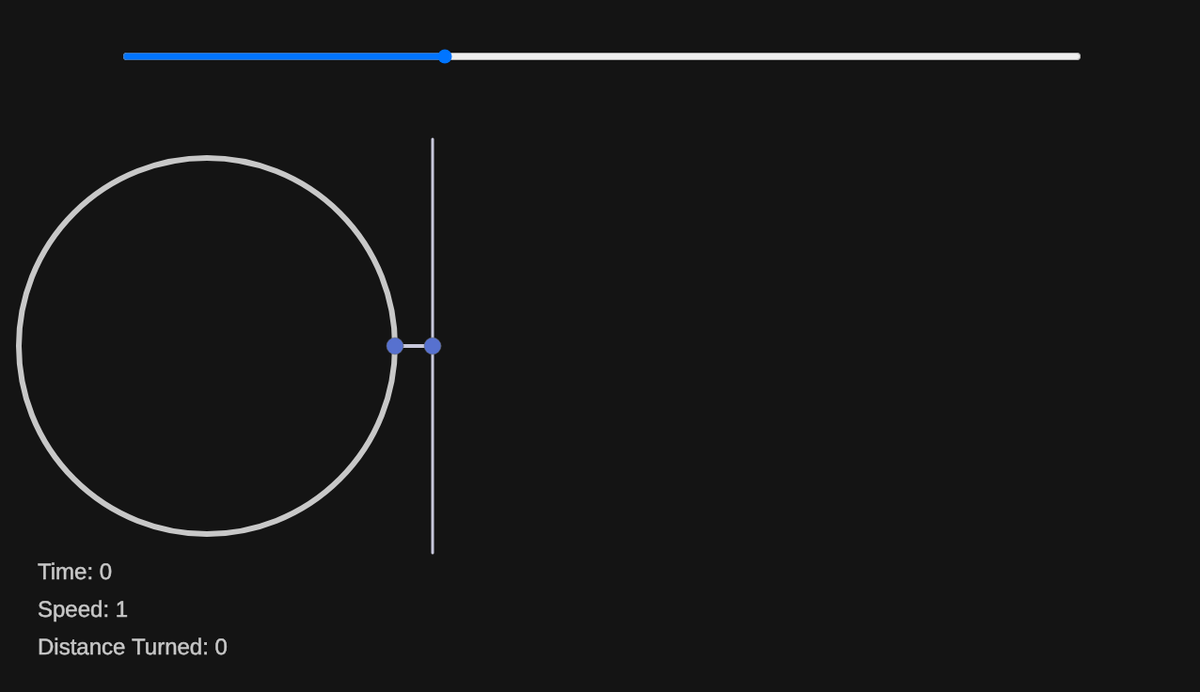
Frame 1 (no input)
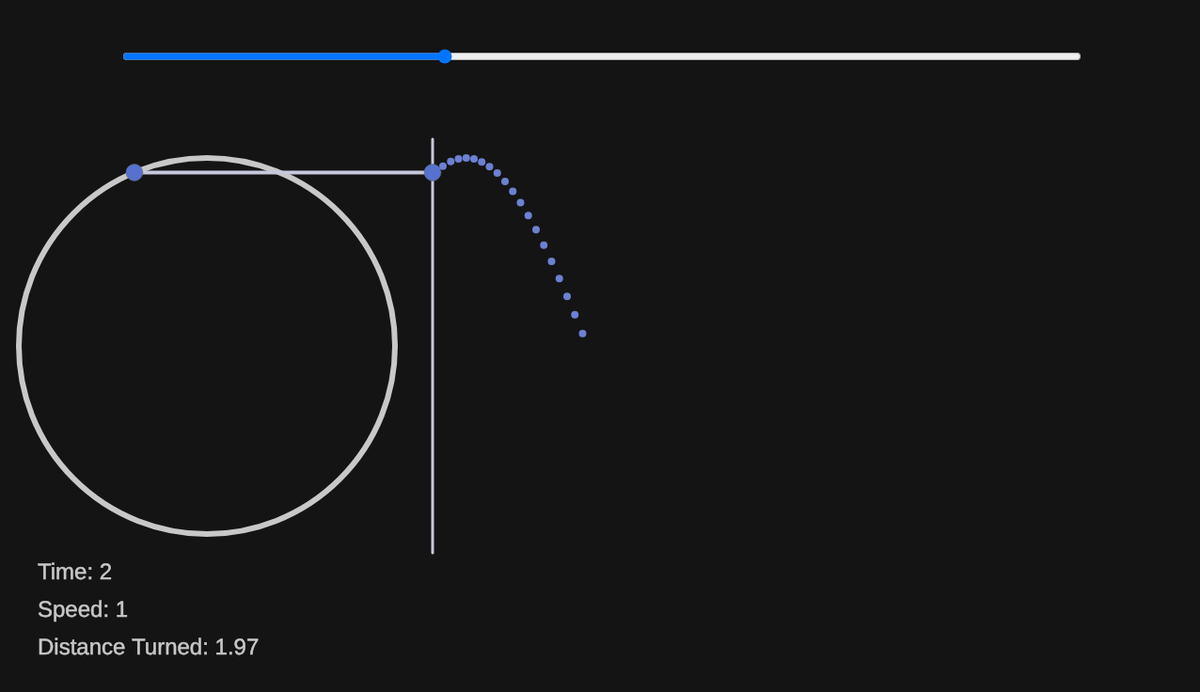
Frame 60 (no input)
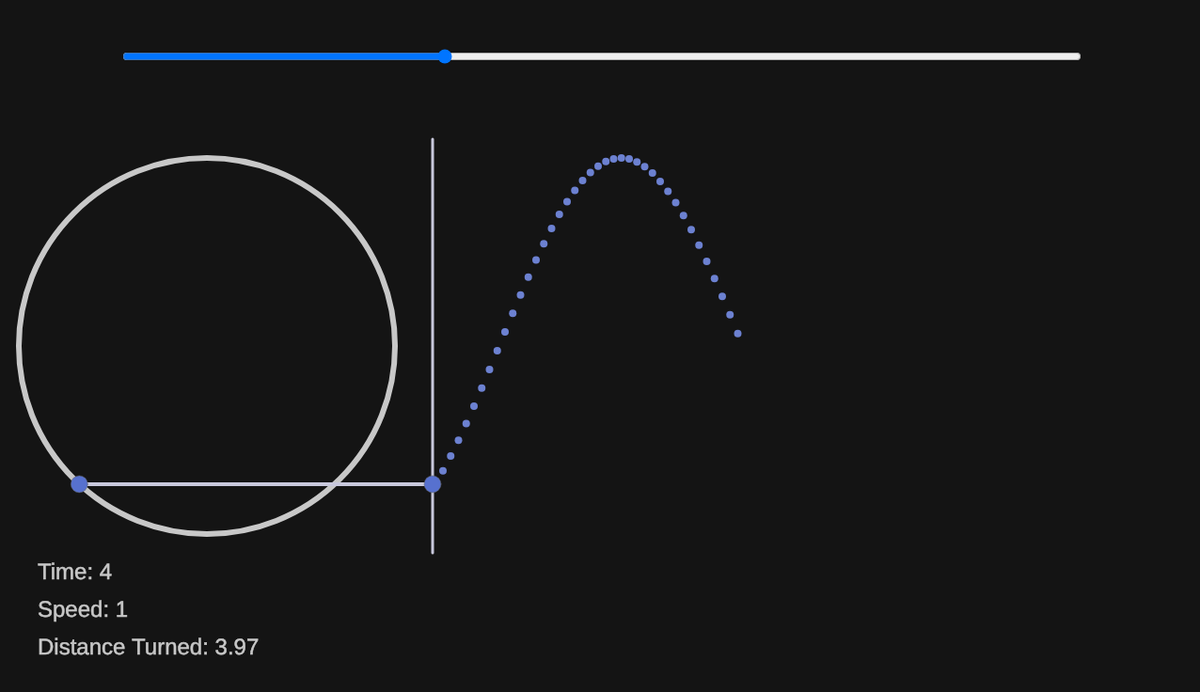
Frame 120 (the mouse pressed at the canvas centre since frame 60)

The p5.js sketch that drew these frames (run headless with seeded random() and noise() and a simulated clock; from frame 60 on, the mouse is pressed at the canvas centre):

// p5.js sketch
// ── sketch.js
let a = 0;
let t = 0;
let dots = [];

let circleR = 200;

function setup() {
	// createCanvas(1260, 720);
	createCanvas(windowWidth, windowHeight);
	frameRate(30);

	speed = createSlider(0, 3, 1, 0.1);
	speed.position(width/10, 50);
	speed.style("width", width - width/5 + "px");
}

function draw() {
	background(20);

	// draw & update dots
	if (frameCount % 3 == 0)
		dots.push(createVector(2*circleR + 60, height/2 + circleR*sin(-a)));
	for (let d of dots) {
		d.x += 2.75;
		noStroke();
		fill(108, 129, 209);
		circle(d.x, d.y, 8);
	}
	dots = dots.filter(notOverEdge);

	// draw circle
	strokeWeight(6);
	stroke(200);
	noFill();
	circle(circleR+20, height/2, 2*circleR);

	// draw connection line
	strokeWeight(4);
	stroke(200, 200, 220);
	line(circleR+20 + circleR*cos(a), height/2 + circleR*sin(-a), 2*circleR+60, height/2 + circleR*sin(-a));

	// draw vertical line
	strokeWeight(3);
	stroke(200, 200, 220);
	line(2*circleR+60, height/2 + circleR+20, 2*circleR+60, height/2 - circleR-20);

	// draw point on circle
	strokeWeight(0.5);
	stroke(100);
	fill(87, 113, 207);
	circle(circleR+20 + circleR*cos(a), height/2 + circleR*sin(-a), 18);

	// draw trace point
	strokeWeight(0.5);
	stroke(100);
	fill(87, 113, 207);
	circle(2*circleR+60, height/2 + circleR*sin(-a), 18);

	// draw speed
	strokeWeight(0.5);
	stroke(220);
	fill(200);
	textSize(24);
	text("Speed: "+speed.value(), 40, height-80);

	// draw time
	strokeWeight(0.5);
	stroke(220);
	fill(200);
	textSize(24);
	text("Time: " + round(t/1000), 40, height-120);

	// draw distance turned
	strokeWeight(0.5);
	stroke(220);
	fill(200);
	textSize(24);
	text("Distance Turned: " + Math.round(a*100)/100, 40, height-40);

	// update angle
	a += speed.value() / 30;

	// update time
	t += deltaTime;
}

function notOverEdge(vec) {
	return vec.x < width+20;
}
